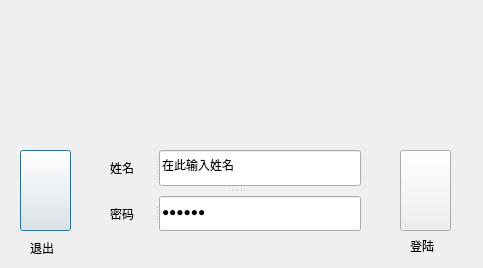
<?xml version="1.0" encoding="UTF-8"?>
<ui version="4.0">
 <class>Login_ui</class>
 <widget class="QDialog" name="Login_ui">
  <property name="geometry">
   <rect>
    <x>0</x>
    <y>0</y>
    <width>483</width>
    <height>268</height>
   </rect>
  </property>
  <property name="minimumSize">
   <size>
    <width>483</width>
    <height>268</height>
   </size>
  </property>
  <property name="maximumSize">
   <size>
    <width>483</width>
    <height>268</height>
   </size>
  </property>
  <property name="windowTitle">
   <string>Dialog</string>
  </property>
  <property name="sizeGripEnabled">
   <bool>false</bool>
  </property>
  <widget class="QPushButton" name="toleftbtn">
   <property name="enabled">
    <bool>true</bool>
   </property>
   <property name="geometry">
    <rect>
     <x>20</x>
     <y>150</y>
     <width>51</width>
     <height>81</height>
    </rect>
   </property>
   <property name="text">
    <string/>
   </property>
   <property name="icon">
    <iconset resource="bkg_icons.qrc">
     <normaloff>:/invagate/icons/to_left90.png</normaloff>:/invagate/icons/to_left90.png</iconset>
   </property>
   <property name="iconSize">
    <size>
     <width>90</width>
     <height>90</height>
    </size>
   </property>
   <property name="flat">
    <bool>false</bool>
   </property>
  </widget>
  <widget class="QPushButton" name="torightbtn">
   <property name="geometry">
    <rect>
     <x>400</x>
     <y>150</y>
     <width>51</width>
     <height>81</height>
    </rect>
   </property>
   <property name="text">
    <string/>
   </property>
   <property name="icon">
    <iconset resource="bkg_icons.qrc">
     <normaloff>:/invagate/icons/to_right90.png</normaloff>:/invagate/icons/to_right90.png</iconset>
   </property>
   <property name="iconSize">
    <size>
     <width>90</width>
     <height>90</height>
    </size>
   </property>
   <property name="autoDefault">
    <bool>false</bool>
   </property>
   <property name="default">
    <bool>false</bool>
   </property>
   <property name="flat">
    <bool>false</bool>
   </property>
  </widget>
  <widget class="QSplitter" name="splitter_3">
   <property name="geometry">
    <rect>
     <x>110</x>
     <y>150</y>
     <width>251</width>
     <height>81</height>
    </rect>
   </property>
   <property name="orientation">
    <enum>Qt::Vertical</enum>
   </property>
   <property name="opaqueResize">
    <bool>true</bool>
   </property>
   <property name="handleWidth">
    <number>10</number>
   </property>
   <widget class="QSplitter" name="splitter_2">
    <property name="orientation">
     <enum>Qt::Horizontal</enum>
    </property>
    <widget class="QLabel" name="label">
     <property name="text">
      <string>姓名</string>
     </property>
    </widget>
    <widget class="QLineEdit" name="nameEdit">
     <property name="text">
      <string>在此输入姓名</string>
     </property>
     <property name="maxLength">
      <number>32767</number>
     </property>
     <property name="cursorPosition">
      <number>6</number>
     </property>
    </widget>
   </widget>
   <widget class="QSplitter" name="splitter">
    <property name="orientation">
     <enum>Qt::Horizontal</enum>
    </property>
    <widget class="QLabel" name="label_2">
     <property name="text">
      <string>密码</string>
     </property>
    </widget>
    <widget class="QLineEdit" name="passwdEdit">
     <property name="text">
      <string>在此输入密码</string>
     </property>
     <property name="echoMode">
      <enum>QLineEdit::Password</enum>
     </property>
    </widget>
   </widget>
  </widget>
  <widget class="QLabel" name="label_3">
   <property name="geometry">
    <rect>
     <x>30</x>
     <y>240</y>
     <width>24</width>
     <height>16</height>
    </rect>
   </property>
   <property name="text">
    <string>退出</string>
   </property>
  </widget>
  <widget class="QLabel" name="label_4">
   <property name="geometry">
    <rect>
     <x>410</x>
     <y>240</y>
     <width>54</width>
     <height>12</height>
    </rect>
   </property>
   <property name="text">
    <string>登陆</string>
   </property>
  </widget>
  <widget class="QLabel" name="label_5">
   <property name="geometry">
    <rect>
     <x>90</x>
     <y>0</y>
     <width>301</width>
     <height>141</height>
    </rect>
   </property>
   <property name="text">
    <string/>
   </property>
   <property name="pixmap">
    <pixmap resource="bkg_icons.qrc">:/invagate/icons/dragon_phoenix.png</pixmap>
   </property>
  </widget>
 </widget>
 <resources>
  <include location="bkg_icons.qrc"/>
 </resources>
 <connections/>
</ui>
